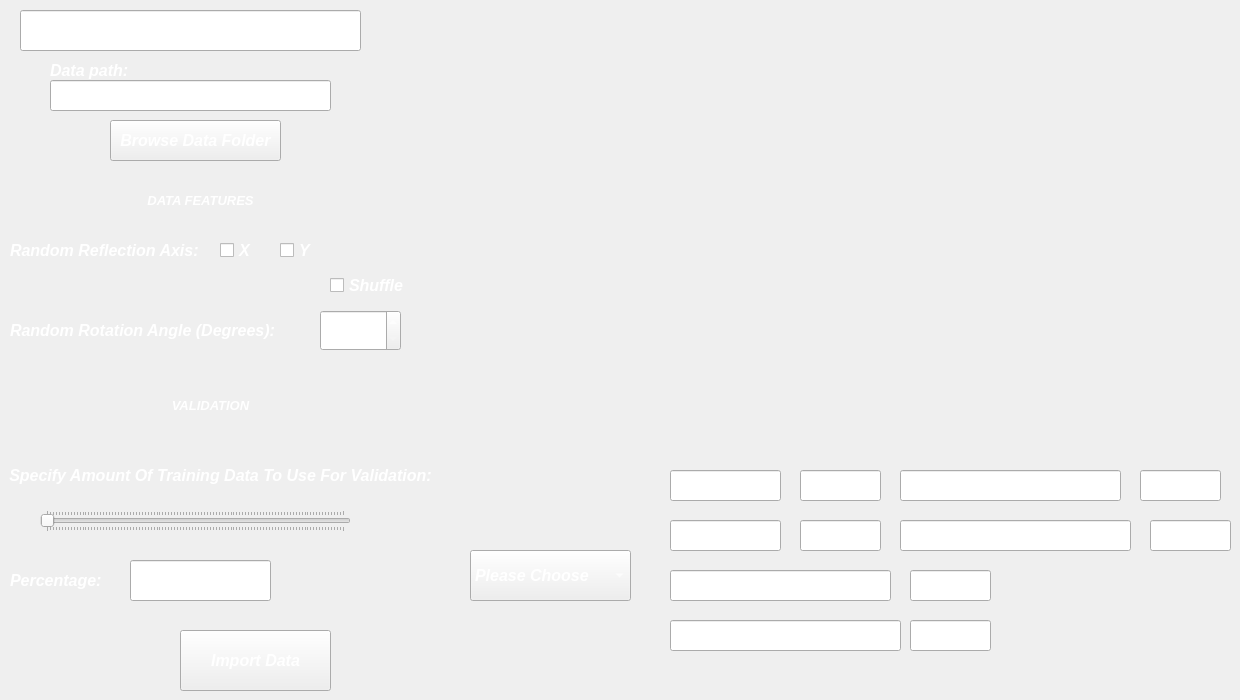
    <widget class="QWidget" name="data_selection">
     <widget class="QLineEdit" name="lineEdit_5">
      <property name="geometry">
       <rect>
        <x>50</x>
        <y>80</y>
        <width>281</width>
        <height>31</height>
       </rect>
      </property>
      <property name="font">
       <font>
        <family>Leelawadee UI</family>
        <pointsize>12</pointsize>
        <weight>75</weight>
        <italic>true</italic>
        <bold>true</bold>
       </font>
      </property>
     </widget>
     <widget class="QPushButton" name="pushButton_import">
      <property name="geometry">
       <rect>
        <x>180</x>
        <y>630</y>
        <width>151</width>
        <height>61</height>
       </rect>
      </property>
      <property name="font">
       <font>
        <family>Leelawadee UI</family>
        <pointsize>12</pointsize>
        <weight>75</weight>
        <italic>true</italic>
        <bold>true</bold>
       </font>
      </property>
      <property name="styleSheet">
       <string notr="true">color: rgb(255, 255, 255);</string>
      </property>
      <property name="text">
       <string>Import Data</string>
      </property>
     </widget>
     <widget class="QLabel" name="label">
      <property name="geometry">
       <rect>
        <x>10</x>
        <y>180</y>
        <width>381</width>
        <height>41</height>
       </rect>
      </property>
      <property name="font">
       <font>
        <family>Leelawadee UI</family>
        <pointsize>12</pointsize>
        <weight>75</weight>
        <italic>true</italic>
        <bold>true</bold>
       </font>
      </property>
      <property name="styleSheet">
       <string notr="true">color: rgb(255, 255, 255);</string>
      </property>
      <property name="text">
       <string>&lt;html&gt;&lt;head/&gt;&lt;body&gt;&lt;p align=&quot;center&quot;&gt;&lt;span style=&quot; font-size:10pt; font-weight:600;&quot;&gt;DATA FEATURES&lt;/span&gt;&lt;/p&gt;&lt;/body&gt;&lt;/html&gt;</string>
      </property>
     </widget>
     <widget class="QLabel" name="label_2">
      <property name="geometry">
       <rect>
        <x>50</x>
        <y>60</y>
        <width>91</width>
        <height>21</height>
       </rect>
      </property>
      <property name="font">
       <font>
        <family>Leelawadee UI</family>
        <pointsize>12</pointsize>
        <weight>75</weight>
        <italic>true</italic>
        <bold>true</bold>
       </font>
      </property>
      <property name="styleSheet">
       <string notr="true">color: rgb(255, 255, 255);</string>
      </property>
      <property name="text">
       <string>Data path:</string>
      </property>
     </widget>
     <widget class="QLabel" name="label_3">
      <property name="geometry">
       <rect>
        <x>10</x>
        <y>240</y>
        <width>191</width>
        <height>21</height>
       </rect>
      </property>
      <property name="font">
       <font>
        <family>Leelawadee UI</family>
        <pointsize>12</pointsize>
        <weight>75</weight>
        <italic>true</italic>
        <bold>true</bold>
       </font>
      </property>
      <property name="styleSheet">
       <string notr="true">color: rgb(255, 255, 255);</string>
      </property>
      <property name="text">
       <string>Random Reflection Axis:</string>
      </property>
     </widget>
     <widget class="QCheckBox" name="checkBox">
      <property name="geometry">
       <rect>
        <x>220</x>
        <y>240</y>
        <width>41</width>
        <height>21</height>
       </rect>
      </property>
      <property name="font">
       <font>
        <family>Leelawadee UI</family>
        <pointsize>12</pointsize>
        <weight>75</weight>
        <italic>true</italic>
        <bold>true</bold>
       </font>
      </property>
      <property name="styleSheet">
       <string notr="true">color: rgb(255, 255, 255);</string>
      </property>
      <property name="text">
       <string>X</string>
      </property>
     </widget>
     <widget class="QCheckBox" name="checkBox_2">
      <property name="geometry">
       <rect>
        <x>280</x>
        <y>240</y>
        <width>41</width>
        <height>21</height>
       </rect>
      </property>
      <property name="font">
       <font>
        <family>Leelawadee UI</family>
        <pointsize>12</pointsize>
        <weight>75</weight>
        <italic>true</italic>
        <bold>true</bold>
       </font>
      </property>
      <property name="styleSheet">
       <string notr="true">color: rgb(255, 255, 255);</string>
      </property>
      <property name="text">
       <string>Y</string>
      </property>
     </widget>
     <widget class="QLabel" name="label_4">
      <property name="geometry">
       <rect>
        <x>10</x>
        <y>310</y>
        <width>281</width>
        <height>41</height>
       </rect>
      </property>
      <property name="font">
       <font>
        <family>Leelawadee UI</family>
        <pointsize>12</pointsize>
        <weight>75</weight>
        <italic>true</italic>
        <bold>true</bold>
       </font>
      </property>
      <property name="styleSheet">
       <string notr="true">color: rgb(255, 255, 255);</string>
      </property>
      <property name="text">
       <string>Random Rotation Angle (Degrees):</string>
      </property>
     </widget>
     <widget class="QSpinBox" name="spinBox">
      <property name="geometry">
       <rect>
        <x>320</x>
        <y>310</y>
        <width>81</width>
        <height>41</height>
       </rect>
      </property>
      <property name="font">
       <font>
        <family>Leelawadee UI</family>
        <pointsize>12</pointsize>
        <weight>75</weight>
        <italic>true</italic>
        <bold>true</bold>
       </font>
      </property>
      <property name="styleSheet">
       <string notr="true">color: rgb(255, 255, 255);</string>
      </property>
      <property name="alignment">
       <set>Qt::AlignCenter</set>
      </property>
      <property name="maximum">
       <number>55</number>
      </property>
     </widget>
     <widget class="QLabel" name="label_5">
      <property name="geometry">
       <rect>
        <x>20</x>
        <y>380</y>
        <width>381</width>
        <height>51</height>
       </rect>
      </property>
      <property name="font">
       <font>
        <family>Leelawadee UI</family>
        <pointsize>20</pointsize>
        <weight>75</weight>
        <italic>true</italic>
        <bold>true</bold>
       </font>
      </property>
      <property name="styleSheet">
       <string notr="true">color: rgb(255, 255, 255);</string>
      </property>
      <property name="text">
       <string>&lt;html&gt;&lt;head/&gt;&lt;body&gt;&lt;p align=&quot;center&quot;&gt;&lt;span style=&quot; font-size:10pt; font-weight:600;&quot;&gt;VALIDATION&lt;/span&gt;&lt;/p&gt;&lt;/body&gt;&lt;/html&gt;</string>
      </property>
     </widget>
     <widget class="QSlider" name="horizontalSlider">
      <property name="geometry">
       <rect>
        <x>40</x>
        <y>510</y>
        <width>311</width>
        <height>22</height>
       </rect>
      </property>
      <property name="autoFillBackground">
       <bool>false</bool>
      </property>
      <property name="maximum">
       <number>100</number>
      </property>
      <property name="pageStep">
       <number>1</number>
      </property>
      <property name="tracking">
       <bool>true</bool>
      </property>
      <property name="orientation">
       <enum>Qt::Horizontal</enum>
      </property>
      <property name="invertedControls">
       <bool>false</bool>
      </property>
      <property name="tickPosition">
       <enum>QSlider::TicksBothSides</enum>
      </property>
      <property name="tickInterval">
       <number>1</number>
      </property>
     </widget>
     <widget class="QLabel" name="label_6">
      <property name="geometry">
       <rect>
        <x>0</x>
        <y>460</y>
        <width>441</width>
        <height>31</height>
       </rect>
      </property>
      <property name="font">
       <font>
        <family>Leelawadee UI</family>
        <pointsize>12</pointsize>
        <weight>75</weight>
        <italic>true</italic>
        <bold>true</bold>
       </font>
      </property>
      <property name="styleSheet">
       <string notr="true">color: rgb(255, 255, 255);</string>
      </property>
      <property name="text">
       <string>&lt;html&gt;&lt;head/&gt;&lt;body&gt;&lt;p align=&quot;center&quot;&gt;Specify Amount Of Training Data To Use For Validation:&lt;/p&gt;&lt;/body&gt;&lt;/html&gt;</string>
      </property>
     </widget>
     <widget class="QLabel" name="label_7">
      <property name="geometry">
       <rect>
        <x>10</x>
        <y>560</y>
        <width>111</width>
        <height>41</height>
       </rect>
      </property>
      <property name="font">
       <font>
        <family>Leelawadee UI</family>
        <pointsize>12</pointsize>
        <weight>75</weight>
        <italic>true</italic>
        <bold>true</bold>
       </font>
      </property>
      <property name="styleSheet">
       <string notr="true">color: rgb(255, 255, 255);</string>
      </property>
      <property name="text">
       <string>Percentage: </string>
      </property>
     </widget>
     <widget class="QCheckBox" name="checkBox_3">
      <property name="geometry">
       <rect>
        <x>330</x>
        <y>270</y>
        <width>91</width>
        <height>31</height>
       </rect>
      </property>
      <property name="font">
       <font>
        <family>Leelawadee UI</family>
        <pointsize>12</pointsize>
        <weight>75</weight>
        <italic>true</italic>
        <bold>true</bold>
       </font>
      </property>
      <property name="styleSheet">
       <string notr="true">color: rgb(255, 255, 255);</string>
      </property>
      <property name="text">
       <string>Shuffle</string>
      </property>
     </widget>
     <widget class="QLineEdit" name="lineEdit_7">
      <property name="geometry">
       <rect>
        <x>20</x>
        <y>10</y>
        <width>341</width>
        <height>41</height>
       </rect>
      </property>
      <property name="font">
       <font>
        <family>Leelawadee UI</family>
        <pointsize>12</pointsize>
        <weight>75</weight>
        <italic>true</italic>
        <bold>true</bold>
       </font>
      </property>
      <property name="styleSheet">
       <string notr="true">color: rgb(255, 255, 255);</string>
      </property>
      <property name="text">
       <string>Import Image Classification for Training</string>
      </property>
      <property name="readOnly">
       <bool>true</bool>
      </property>
     </widget>
     <widget class="QPushButton" name="pushButton_browse">
      <property name="geometry">
       <rect>
        <x>110</x>
        <y>120</y>
        <width>171</width>
        <height>41</height>
       </rect>
      </property>
      <property name="font">
       <font>
        <family>Leelawadee UI</family>
        <pointsize>12</pointsize>
        <weight>75</weight>
        <italic>true</italic>
        <bold>true</bold>
       </font>
      </property>
      <property name="styleSheet">
       <string notr="true">color: rgb(255, 255, 255);</string>
      </property>
      <property name="text">
       <string>Browse Data Folder</string>
      </property>
     </widget>
     <widget class="QLineEdit" name="lineEdit_10">
      <property name="geometry">
       <rect>
        <x>130</x>
        <y>560</y>
        <width>141</width>
        <height>41</height>
       </rect>
      </property>
      <property name="font">
       <font>
        <family>Leelawadee UI</family>
        <pointsize>12</pointsize>
        <weight>75</weight>
        <italic>true</italic>
        <bold>true</bold>
       </font>
      </property>
      <property name="alignment">
       <set>Qt::AlignCenter</set>
      </property>
     </widget>
     <widget class="MplWidget" name="MplWidget" native="true">
      <property name="geometry">
       <rect>
        <x>490</x>
        <y>30</y>
        <width>741</width>
        <height>411</height>
       </rect>
      </property>
     </widget>
     <widget class="QComboBox" name="comboBox_5">
      <property name="geometry">
       <rect>
        <x>470</x>
        <y>550</y>
        <width>161</width>
        <height>51</height>
       </rect>
      </property>
      <property name="font">
       <font>
        <family>Leelawadee UI</family>
        <pointsize>12</pointsize>
        <weight>75</weight>
        <italic>true</italic>
        <bold>true</bold>
       </font>
      </property>
      <property name="styleSheet">
       <string notr="true">color: rgb(255, 255, 255);</string>
      </property>
      <item>
       <property name="text">
        <string>Please Choose</string>
       </property>
      </item>
      <item>
       <property name="text">
        <string>Train</string>
       </property>
      </item>
      <item>
       <property name="text">
        <string>Validation</string>
       </property>
      </item>
     </widget>
     <widget class="QLineEdit" name="lineEdit_17">
      <property name="geometry">
       <rect>
        <x>670</x>
        <y>470</y>
        <width>111</width>
        <height>31</height>
       </rect>
      </property>
      <property name="font">
       <font>
        <family>Leelawadee UI</family>
        <pointsize>12</pointsize>
        <weight>75</weight>
        <italic>true</italic>
        <bold>true</bold>
       </font>
      </property>
      <property name="styleSheet">
       <string notr="true">color: rgb(255, 255, 255);</string>
      </property>
      <property name="text">
       <string>Total Image:</string>
      </property>
      <property name="readOnly">
       <bool>true</bool>
      </property>
     </widget>
     <widget class="QLineEdit" name="lineEdit_totalimage_2">
      <property name="geometry">
       <rect>
        <x>800</x>
        <y>470</y>
        <width>81</width>
        <height>31</height>
       </rect>
      </property>
      <property name="font">
       <font>
        <family>Leelawadee UI</family>
        <pointsize>12</pointsize>
        <weight>75</weight>
        <italic>true</italic>
        <bold>true</bold>
       </font>
      </property>
      <property name="styleSheet">
       <string notr="true">color: rgb(255, 255, 255);</string>
      </property>
     </widget>
     <widget class="QLineEdit" name="lineEdit_19">
      <property name="geometry">
       <rect>
        <x>670</x>
        <y>520</y>
        <width>111</width>
        <height>31</height>
       </rect>
      </property>
      <property name="font">
       <font>
        <family>Leelawadee UI</family>
        <pointsize>12</pointsize>
        <weight>75</weight>
        <italic>true</italic>
        <bold>true</bold>
       </font>
      </property>
      <property name="styleSheet">
       <string notr="true">color: rgb(255, 255, 255);</string>
      </property>
      <property name="text">
       <string>Total Class:</string>
      </property>
      <property name="readOnly">
       <bool>false</bool>
      </property>
     </widget>
     <widget class="QLineEdit" name="lineEdit_totalclass_2">
      <property name="geometry">
       <rect>
        <x>800</x>
        <y>520</y>
        <width>81</width>
        <height>31</height>
       </rect>
      </property>
      <property name="font">
       <font>
        <family>Leelawadee UI</family>
        <pointsize>12</pointsize>
        <weight>75</weight>
        <italic>true</italic>
        <bold>true</bold>
       </font>
      </property>
      <property name="styleSheet">
       <string notr="true">color: rgb(255, 255, 255);</string>
      </property>
     </widget>
     <widget class="QLineEdit" name="lineEdit_20">
      <property name="geometry">
       <rect>
        <x>900</x>
        <y>470</y>
        <width>221</width>
        <height>31</height>
       </rect>
      </property>
      <property name="font">
       <font>
        <family>Leelawadee UI</family>
        <pointsize>12</pointsize>
        <weight>75</weight>
        <italic>true</italic>
        <bold>true</bold>
       </font>
      </property>
      <property name="styleSheet">
       <string notr="true">color: rgb(255, 255, 255);</string>
      </property>
      <property name="text">
       <string>The Class with Most Picture:</string>
      </property>
      <property name="readOnly">
       <bool>true</bool>
      </property>
     </widget>
     <widget class="QLineEdit" name="lineEdit_mostclass">
      <property name="geometry">
       <rect>
        <x>1140</x>
        <y>470</y>
        <width>81</width>
        <height>31</height>
       </rect>
      </property>
      <property name="font">
       <font>
        <family>Leelawadee UI</family>
        <pointsize>12</pointsize>
        <weight>75</weight>
        <italic>true</italic>
        <bold>true</bold>
       </font>
      </property>
      <property name="styleSheet">
       <string notr="true">color: rgb(255, 255, 255);</string>
      </property>
     </widget>
     <widget class="QLineEdit" name="lineEdit_41">
      <property name="geometry">
       <rect>
        <x>900</x>
        <y>520</y>
        <width>231</width>
        <height>31</height>
       </rect>
      </property>
      <property name="font">
       <font>
        <family>Leelawadee UI</family>
        <pointsize>12</pointsize>
        <weight>75</weight>
        <italic>true</italic>
        <bold>true</bold>
       </font>
      </property>
      <property name="styleSheet">
       <string notr="true">color: rgb(255, 255, 255);</string>
      </property>
      <property name="text">
       <string>The Number of Most Picture:</string>
      </property>
      <property name="readOnly">
       <bool>true</bool>
      </property>
     </widget>
     <widget class="QLineEdit" name="lineEdit_42">
      <property name="geometry">
       <rect>
        <x>670</x>
        <y>570</y>
        <width>221</width>
        <height>31</height>
       </rect>
      </property>
      <property name="font">
       <font>
        <family>Leelawadee UI</family>
        <pointsize>12</pointsize>
        <weight>75</weight>
        <italic>true</italic>
        <bold>true</bold>
       </font>
      </property>
      <property name="styleSheet">
       <string notr="true">color: rgb(255, 255, 255);</string>
      </property>
      <property name="text">
       <string>The Class with Least Picture:</string>
      </property>
      <property name="readOnly">
       <bool>true</bool>
      </property>
     </widget>
     <widget class="QLineEdit" name="lineEdit_43">
      <property name="geometry">
       <rect>
        <x>670</x>
        <y>620</y>
        <width>231</width>
        <height>31</height>
       </rect>
      </property>
      <property name="font">
       <font>
        <family>Leelawadee UI</family>
        <pointsize>12</pointsize>
        <weight>75</weight>
        <italic>true</italic>
        <bold>true</bold>
       </font>
      </property>
      <property name="styleSheet">
       <string notr="true">color: rgb(255, 255, 255);</string>
      </property>
      <property name="text">
       <string>The Number of Least Picture:</string>
      </property>
      <property name="readOnly">
       <bool>true</bool>
      </property>
     </widget>
     <widget class="QLineEdit" name="lineEdit_mostpicture">
      <property name="geometry">
       <rect>
        <x>1150</x>
        <y>520</y>
        <width>81</width>
        <height>31</height>
       </rect>
      </property>
      <property name="font">
       <font>
        <family>Leelawadee UI</family>
        <pointsize>12</pointsize>
        <weight>75</weight>
        <italic>true</italic>
        <bold>true</bold>
       </font>
      </property>
      <property name="styleSheet">
       <string notr="true">color: rgb(255, 255, 255);</string>
      </property>
     </widget>
     <widget class="QLineEdit" name="lineEdit_lessclass">
      <property name="geometry">
       <rect>
        <x>910</x>
        <y>570</y>
        <width>81</width>
        <height>31</height>
       </rect>
      </property>
      <property name="font">
       <font>
        <family>Leelawadee UI</family>
        <pointsize>12</pointsize>
        <weight>75</weight>
        <italic>true</italic>
        <bold>true</bold>
       </font>
      </property>
      <property name="styleSheet">
       <string notr="true">color: rgb(255, 255, 255);</string>
      </property>
     </widget>
     <widget class="QLineEdit" name="lineEdit_lesspicture">
      <property name="geometry">
       <rect>
        <x>910</x>
        <y>620</y>
        <width>81</width>
        <height>31</height>
       </rect>
      </property>
      <property name="font">
       <font>
        <family>Leelawadee UI</family>
        <pointsize>12</pointsize>
        <weight>75</weight>
        <italic>true</italic>
        <bold>true</bold>
       </font>
      </property>
      <property name="styleSheet">
       <string notr="true">color: rgb(255, 255, 255);</string>
      </property>
     </widget>
    </widget>
